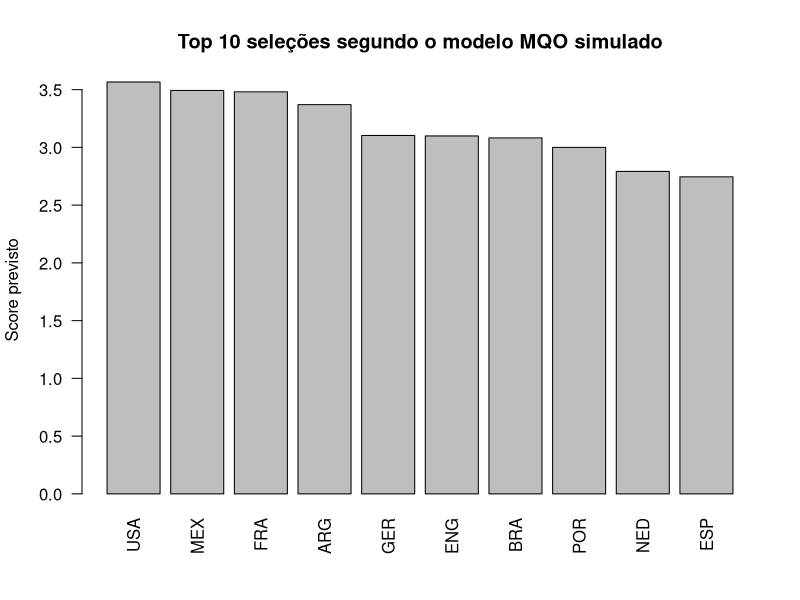

The R script that drew this image:
# ============================================================
# Aula aplicada de Econometria: MQO matricial e Copa do Mundo
# Modelo didático inspirado em Joachim Klement
# Dados simulados: NÃO são dados oficiais.
# ============================================================

# Objetivo da aula:
# 1) Estimar uma regressão múltipla por álgebra matricial.
# 2) Conferir o resultado com lm().
# 3) Fazer teste de contribuição incremental de uma variável.
# 4) Gerar um ranking previsto para as seleções de 2026.

# ------------------------------------------------------------
# 0. Leitura dos dados
# ------------------------------------------------------------

treino <- read.csv("copa_treino_simulada.csv", stringsAsFactors = FALSE)
copa2026 <- read.csv("copa_2026_simulada.csv", stringsAsFactors = FALSE)

# Visualização inicial
head(treino)
head(copa2026)

# ------------------------------------------------------------
# 1. Preparação das variáveis
# ------------------------------------------------------------

treino$lpop <- log(treino$pop_milhoes)
treino$lgdppc <- log(treino$pibpc_usd)
treino$lgdppc2 <- treino$lgdppc^2
treino$temp14 <- (treino$temp_media_c - 14)^2

copa2026$lpop <- log(copa2026$pop_milhoes)
copa2026$lgdppc <- log(copa2026$pibpc_usd)
copa2026$lgdppc2 <- copa2026$lgdppc^2
copa2026$temp14 <- (copa2026$temp_media_c - 14)^2

# Variável dependente:
# score = 1 grupos; 2 oitavas; 3 quartas; 4 semifinal; 5 vice; 6 campeão.
table(treino$score)
table(treino$fase)

# ------------------------------------------------------------
# 2. Modelo irrestrito por álgebra matricial
# ------------------------------------------------------------

# Modelo:
# score_i = b0 + b1*fifa_points_i + b2*lpop_i + b3*lgdppc_i
#           + b4*lgdppc2_i + b5*temp14_i + b6*host_i + u_i

y <- as.matrix(treino$score)

X_ur <- model.matrix(
  ~ fifa_points + lpop + lgdppc + lgdppc2 + temp14 + host,
  data = treino
)

# Estimador MQO: beta_chapeu = (X'X)^(-1)X'y
# Solve realiza a operação de inversão de matrizes, mas é mais eficiente e numéricamente estável do que usar solve(X'X) diretamente.'
# %% é para entender a multiplicação de matrizes, não é o operador de módulo.'
# beta_ur é um vetor coluna de estimativas dos parametros'.

beta_ur <- solve(t(X_ur) %*% X_ur) %*% t(X_ur) %*% y
beta_ur


# Valores ajustados e resíduos
y_hat_ur <- X_ur %*% beta_ur
u_ur <- y - y_hat_ur

# Soma dos quadrados dos resíduos
SQR_ur <- sum(u_ur^2)

# n e k
n <- nrow(X_ur)
k_ur <- ncol(X_ur)

# Variância estimada do erro
sigma2_ur <- SQR_ur / (n - k_ur)

# Matriz de variância-covariância dos betas
var_beta_ur <- sigma2_ur * solve(t(X_ur) %*% X_ur)

# Erros-padrão e estatísticas t
se_beta_ur <- sqrt(diag(var_beta_ur))
t_ur <- beta_ur / se_beta_ur

tabela_manual <- data.frame(
  variavel = rownames(beta_ur),
  coeficiente = as.vector(beta_ur),
  erro_padrao = as.vector(se_beta_ur),
  t_calculado = as.vector(t_ur)
)

tabela_manual_exibir <- tabela_manual
tabela_manual_exibir[, c("coeficiente", "erro_padrao", "t_calculado")] <-
  round(tabela_manual_exibir[, c("coeficiente", "erro_padrao", "t_calculado")], 4)

tabela_manual_exibir

# ------------------------------------------------------------
# 3. Conferência com lm()
# ------------------------------------------------------------

modelo_ur <- lm(
  score ~ fifa_points + lpop + lgdppc + lgdppc2 + temp14 + host,
  data = treino
)

summary(modelo_ur)

# Repare que os coeficientes do lm() são os mesmos da conta matricial.
coef(modelo_ur)
as.vector(beta_ur)

# ------------------------------------------------------------
# 4. Teste de contribuição incremental de UMA variável
# ------------------------------------------------------------

# Pergunta:
# O ranking FIFA acrescenta explicação ao desempenho,
# depois de controlar por população, PIB per capita, temperatura e sede?

# H0: beta_fifa_points = 0
# H1: beta_fifa_points != 0

# Modelo restrito: retira fifa_points
X_r <- model.matrix(
  ~ lpop + lgdppc + lgdppc2 + temp14 + host,
  data = treino
)

beta_r <- solve(t(X_r) %*% X_r) %*% t(X_r) %*% y
u_r <- y - X_r %*% beta_r
SQR_r <- sum(u_r^2)

# Número de restrições
q <- ncol(X_ur) - ncol(X_r)

# Estatística F
F_calc <- ((SQR_r - SQR_ur) / q) / (SQR_ur / (n - k_ur))
F_calc

# p-valor do teste F
p_valor_F <- pf(F_calc, df1 = q, df2 = n - k_ur, lower.tail = FALSE)
p_valor_F

# Comparação com t^2, pois q = 1
t_fifa <- tabela_manual$t_calculado[tabela_manual$variavel == "fifa_points"]
t_fifa
t_fifa^2
F_calc

# Interpretação automática
if (p_valor_F < 0.05) {
  print("Rejeitamos H0: fifa_points contribui incrementalmente para explicar o desempenho.")
} else {
  print("Não rejeitamos H0: não há evidência de contribuição incremental de fifa_points.")
}


# ------------------------------------------------------------
# 5. Previsão para 2026
# ------------------------------------------------------------

X_2026 <- model.matrix(
  ~ fifa_points + lpop + lgdppc + lgdppc2 + temp14 + host,
  data = copa2026
)

copa2026$score_previsto <- as.vector(X_2026 %*% beta_ur)

ranking_2026 <- copa2026[order(-copa2026$score_previsto), 
                         c("grupo", "selecao", "codigo", "score_previsto",
                           "fifa_points", "pop_milhoes", "pibpc_usd", 
                           "temp_media_c", "host")]

ranking_2026$score_previsto <- round(ranking_2026$score_previsto, 3)

ranking_2026

# Top 10 favoritos do modelo didático
head(ranking_2026, 10)

# ------------------------------------------------------------
# 7. Gráfico simples do ranking previsto
# ------------------------------------------------------------

top10 <- head(ranking_2026, 10)

barplot(
  top10$score_previsto,
  names.arg = top10$codigo,
  las = 2,
  main = "Top 10 seleções segundo o modelo MQO simulado",
  ylab = "Score previsto"
)

# ------------------------------------------------------------
# 8. Observações para discussão com a turma
# ------------------------------------------------------------

# 1. Os dados são simulados, então não devem ser interpretados como previsão real.
# 2. A variável score é ordinal, mas aqui usamos MQO por finalidade didática.
# 3. O teste F incremental permite comparar modelo restrito e irrestrito.
# 4. Quando há apenas uma restrição, F = t^2.
# 5. O modelo serve para discutir os limites da previsão em eventos com muita aleatoriedade.



##############################################################################
#### Logit ordenado ##
##############################################################################

# Transformar score em fator ordenado
treino$score_ord <- ordered(
  treino$score,
  levels = c(1, 2, 3, 4, 5, 6)
)

# Logit ordenado
library(MASS)

modelo_logit_ord <- polr(
  score_ord ~ fifa_points + lpop + lgdppc + lgdppc2 + temp14 + host,
  data = treino,
  method = "logistic",
  Hess = TRUE
)

summary(modelo_logit_ord)

'O ponto mais importante é a interpretação: 
no modelo ordenado, o coeficiente positivo de fifa_points, 
por exemplo, não significa “aumenta o 
score em tantas unidades”, como no MQO. Significa que o 
aumento nos pontos FIFA desloca a seleção para uma maior 
probabilidade de estar nas categorias superiores 
de desempenho.'

# Probabilidades previstas para as seleções de 2026
prob_2026 <- predict(
  modelo_logit_ord,
  newdata = copa2026,
  type = "probs"
)

prob_2026_tabela <- data.frame(
  selecao = copa2026$selecao,
  prob_2026
)

head(prob_2026_tabela)

colnames(prob_2026_tabela) <- c(
  "selecao",
  "prob_grupos",
  "prob_oitavas",
  "prob_quartas",
  "prob_semifinal",
  "prob_vice",
  "prob_campeao"
)

head(prob_2026_tabela)

ranking_campeao <- prob_2026_tabela[
  order(-prob_2026_tabela$prob_campeao),
]

head(ranking_campeao, 10)

ranking_campeao_percentual <- ranking_campeao

ranking_campeao_percentual[, -1] <- round(
  100 * ranking_campeao_percentual[, -1],
  2
)

head(ranking_campeao_percentual, 10)
